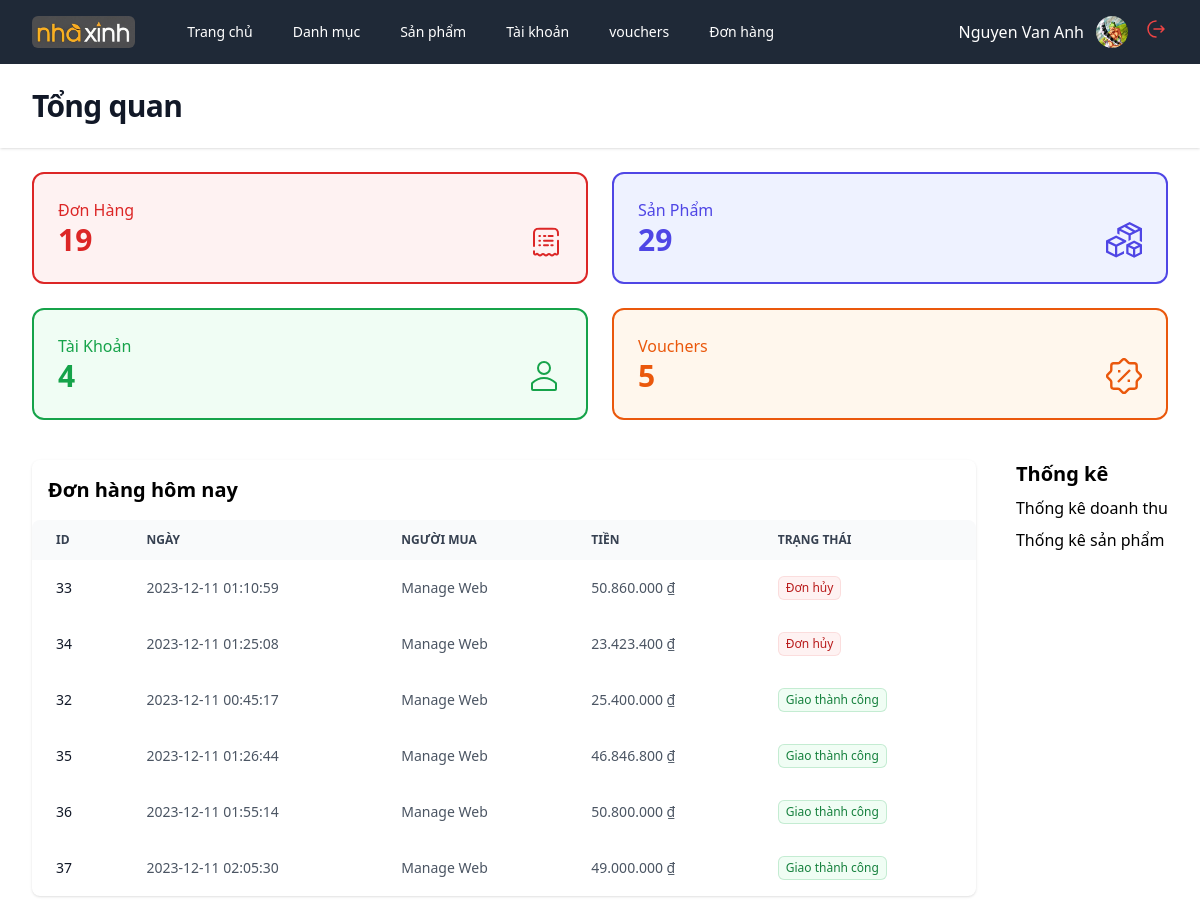
/admin/index.php (signed in), run on the app's committed database.
### tables this page shows
CREATE TABLE `bills` (
  `id` int(10) NOT NULL,
  `date` datetime NOT NULL,
  `end_date` datetime NOT NULL,
  `status` int(11) NOT NULL DEFAULT 1,
  `payment_method` int(11) NOT NULL DEFAULT 1,
  `transfer_method` varchar(200) NOT NULL,
  `total` int(10) NOT NULL,
  `discount` int(11) NOT NULL,
  `id_voucher` int(10) NOT NULL,
  `id_user` int(10) NOT NULL
);

CREATE TABLE `users` (
  `id` int(10) NOT NULL,
  `email` varchar(200) NOT NULL,
  `tell` varchar(13) NOT NULL,
  `full_name` varchar(200) NOT NULL,
  `password` varchar(200) NOT NULL,
  `address` varchar(200) NOT NULL,
  `birthday` varchar(50) NOT NULL,
  `avatar` varchar(200) NOT NULL,
  `role` int(10) NOT NULL DEFAULT 0,
  `is_deleted` tinyint(1) NOT NULL DEFAULT 0
);

### core.php (called while the page is built, shortened)
<?php
include('utils.php');
function viewAdmin($view, $values = [])
{
    return include("../views/admin/$view.php");
}
class Req
{
    public function __construct(
        Categories $categoriesService,
        Products $productsService,
        Users $usersService,
        Vouchers $vouchersService,
        CartsDetail $cartsService,
        Bills $billsService,
        ProductsBill $productsBillService,
        ProductDetail $productsDetailService,
        Images $imagesService,
        Reviews $reviewsService,
    ) {
        $this->billsService = $billsService;
    }
}

### controllers/admin/HomeController.php (called while the page is built)
<?php
function controller_home(Req $req)
{
    $overview['count_product']  = count($req->productsService->findAll());
    $overview['count_user']  = count($req->usersService->getAccountsByRole($_SESSION['user']['role'])) + 1;
    $overview['count_voucher']  = count($req->vouchersService->findAll());
    $overview['count_bill']  = count($req->billsService->findAll());
    $billsToday = $req->billsService->getAllToday();
    $analyticCategory = $req->categoriesService->analytic();
    $dataMoney = [];
    $listDay = [];
    $totalMoney = 0;
    $moneyMonth = $req->billsService->analyticMoneyMonth();
    foreach ($moneyMonth as $value) {
        extract($value);
        $totalMoney += $doanh_thu;
        array_push($dataMoney, (int)$doanh_thu);
        array_push($listDay, $ngay);
    }
    return viewAdmin("home", [
        'overview' => $overview,
        'billsToday' => $billsToday,
        'analyticCategory' => $analyticCategory,
        'dataMoney' => $dataMoney,
        'totalMoney' => $totalMoney,
        'listDay' => $listDay,
    ]);
}

### admin/index.php (called while the page is built, shortened)
<?php
function bootstrap()
{
    include("./routes.php");
    include("../database/service.php");
    include("../models/categories.php");
    include("../models/products.php");
    include("../models/users.php");
    include("../models/vouchers.php");
    include("../models/cartsDetail.php");
    include("../models/bills.php");
    include("../models/productsBill.php");
    include("../models/productsDetail.php");
    include("../models/images.php");
    include("../models/reviews.php");
    $role = $_SESSION["user"]["role"];
    $req = new Req(
        $categories,
        $products,
        $users,
        $vouchers,
        $cartsDetail,
        $bills,
        $productsBill,
        $productsDetail,
        $images,
        $reviews,
    );
    if (!isset($_GET['act'])) $act = check_path('');
    else $act = check_path($_GET['act']);
    foreach ($routes as $route) {
        if ($act == $route['path'] && $role >= 1 && $role <= 2) {
            return $route['view']($req);
        }
    }
}
bootstrap();

### database/service.php (called while the page is built, shortened)
<?php
include("database.php");
class ServicePdo
{
    public function __construct($nameDB)
    {
        $this->dbName = $nameDB;
        $this->pdo = connect();
    }
}

### models/bills.php (called while the page is built, shortened)
<?php
class Bills extends ServicePdo
{
    public function getAllToday()
    {
        $dbName = $this->dbName;
        $date = date('Y-m-d');
        $date .= " 00:00:00";
        $sql = "SELECT *, $dbName.ID id FROM $dbName JOIN USERS ON USERS.ID = $dbName.ID_USER WHERE DATE > '$date' ORDER BY STATUS";
        return $this->pdo->query($sql)->fetchAll();
    }
}

### database/database.php (called while the page is built)
<?php
function connect()
{
    try {
        $connect =  new PDO("mysql:host=localhost; dbname=project", "root", "");
        $connect->setAttribute(PDO::ATTR_ERRMODE, PDO::ERRMODE_EXCEPTION);
        return $connect;
    } catch (PDOException $e) {
        echo $e->getMessage();
        throw $e;
    }
}

### utils.php (called while the page is built, shortened)
<?php
function getStatus($status = 1)
{
    switch ($status) {
        case 5:
            return [
                'name' => 'Giao thành công',
                'color' => 'text-green-700 ring-green-600/20 bg-green-50',
            ];
        default:
            return [
                'name' => 'Đơn hủy',
                'color' => 'text-red-700 ring-red-600/10 bg-red-50',
            ];
    }
}

### views/admin/home.php (the view, shortened to what this page needs)
<?php extract($overview) ?>
<!DOCTYPE html>
<html lang="en">
<head>
    <script src="https://cdn.tailwindcss.com"></script>
</head>
<body>
    <div class="min-h-full">
        <?php include('partials/header.php') ?>
        <header class="bg-white shadow">
            <div class="mx-auto max-w-7xl px-4 py-6 sm:px-6 lg:px-8">
                <h1 class="text-3xl font-bold tracking-tight text-gray-900">Tổng quan</h1>
            </div>
        </header>
        <main>
            <div class="mx-auto max-w-7xl py-6 sm:px-6 lg:px-8">
                <div class="grid grid-cols-1 gap-4 md:grid-cols-2 md:gap-6 xl:grid-cols-4">
                    <div class="rounded-xl border-2 bg-red-50 p-6 text-red-600 border-red-600">
                        <h4 class="capitalize font-medium">
                            Đơn Hàng
                        </h4>
                        <div class="flex items-end justify-between">
                            <p class="text-3xl font-semibold">
                                <?= $count_bill ?>
                            </p>
                            <div class="">
                            </div>
                        </div>
                    </div>
                    <div class="rounded-xl border-2 bg-indigo-50 p-6 text-indigo-600 border-indigo-600">
                        <h4 class="capitalize font-medium">
                            Sản phẩm
                        </h4>
                        <div class="flex items-end justify-between">
                            <p class="text-3xl font-semibold"><?= $count_product ?></p>
                            <div class="">
                            </div>
                        </div>
                    </div>
                    <div class="rounded-xl border-2 bg-green-50 p-6 text-green-600 border-green-600">
                        <h4 class="capitalize font-medium">
                            Tài khoản
                        </h4>
                        <div class="flex items-end justify-between">
                            <p class="text-3xl font-semibold">
                                <?= $count_user ?>
                            </p>
                            <div class="">
                            </div>
                        </div>
                    </div>
                    <div class="rounded-xl border-2 bg-orange-50 p-6 text-orange-600 border-orange-600">
                        <h4 class="capitalize font-medium">
                            Vouchers
                        </h4>
                        <div class="flex items-end justify-between">
                            <p class="text-3xl font-semibold">
                                <?= $count_voucher ?>
                            </p>
                            <div class="">
                            </div>
                        </div>
                    </div>
                </div>
                <div class="flex mt-10 gap-10">
                    <div class="flex-1 rounded-lg shadow">
                        <h2 class="text-xl font-bold p-4">Đơn hàng hôm nay</h2>
                        <div class="relative overflow-x-auto sm:rounded-lg max-h-[400px]">
                            <table class="w-full text-sm text-left rtl:text-right text-gray-600">
                                <thead class="sticky top-0 text-xs text-gray-700 uppercase bg-gray-50">
                                    <tr>
                                        <th scope="col" class="px-6 py-3">
                                            Id
                                        </th>
                                        <th scope="col" class="px-6 py-3">
                                            Ngày
                                        </th>
                                        <th scope="col" class="px-6 py-3">
                                            Người mua
                                        </th>
                                        <th scope="col" class="px-6 py-3">
                                            Tiền
                                        </th>
                                        <th scope="col" class="px-6 py-3">
                                            Trạng thái
                                        </th>
                                    </tr>
                                </thead>
                                <tbody>
                                    <?php
                                    foreach ($billsToday as $billToday) {
                                        extract($billToday);
                                    ?>
                                        <tr>
                                            <th scope="row" class="px-6 py-4 font-medium text-gray-900 whitespace-nowrap ">
                                                <?= $id ?>
                                            </th>
                                            <td class="px-6 py-4">
                                                <?= $date ?>
                                            </td>
                                            <td class="px-6 py-4">
                                                <?= $full_name ?>
                                            </td>
                                            <td class="px-6 py-4">
                                                <?= number_format($total, 0, '.', '.') ?> &#8363;
                                            </td>
                                            <td class="px-6 py-4">
                                                <span class="inline-flex items-center rounded-md px-2 py-1 text-xs font-medium ring-1 ring-inset <?= getStatus($status)['color'] ?>"><?= getStatus($status)['name'] ?></span>
                                            </td>
                                        </tr>
                                    <?php
                                    }
                                    ?>
                                </tbody>
                            </table>
                        </div>
                    </div>
                    <div>
                        <h2 class="text-xl font-bold">Thống kê</h2>
                        <p class="mt-2 hover:text-indigo-500"><a href="?act=analytic-revenue">Thống kê doanh thu</a></p>
                        <p class="mt-2 hover:text-indigo-500"><a href="?act=analytic-product">Thống kê sản phẩm</a></p>
                    </div>
                </div>
            </div>
        </main>
    </div>
</body>
</html>

### data on the page
bills: id "33", date "2023-12-11 01:10:59", id_user.full_name "Manage Web", total "50.860.000", status "Đơn hủy"
bills: id "34", date "2023-12-11 01:25:08", id_user.full_name "Manage Web", total "23.423.400", status "Đơn hủy"
bills: id "32", date "2023-12-11 00:45:17", id_user.full_name "Manage Web", total "25.400.000", status "Giao thành công"
bills: id "35", date "2023-12-11 01:26:44", id_user.full_name "Manage Web", total "46.846.800", status "Giao thành công"
bills: id "36", date "2023-12-11 01:55:14", id_user.full_name "Manage Web", total "50.800.000", status "Giao thành công"
bills: id "37", date "2023-12-11 02:05:30", id_user.full_name "Manage Web", total "49.000.000", status "Giao thành công"

### other printed values
$name "Trang chủ"
$name "Danh mục"
$name "Sản phẩm"
$name "Tài khoản"
$name "vouchers"
$name "Đơn hàng"
$_SESSION['user']['full_name'] "Nguyen Van Anh"
$count_bill "19"
$count_product "29"
$count_user "4"
$count_voucher "5"
